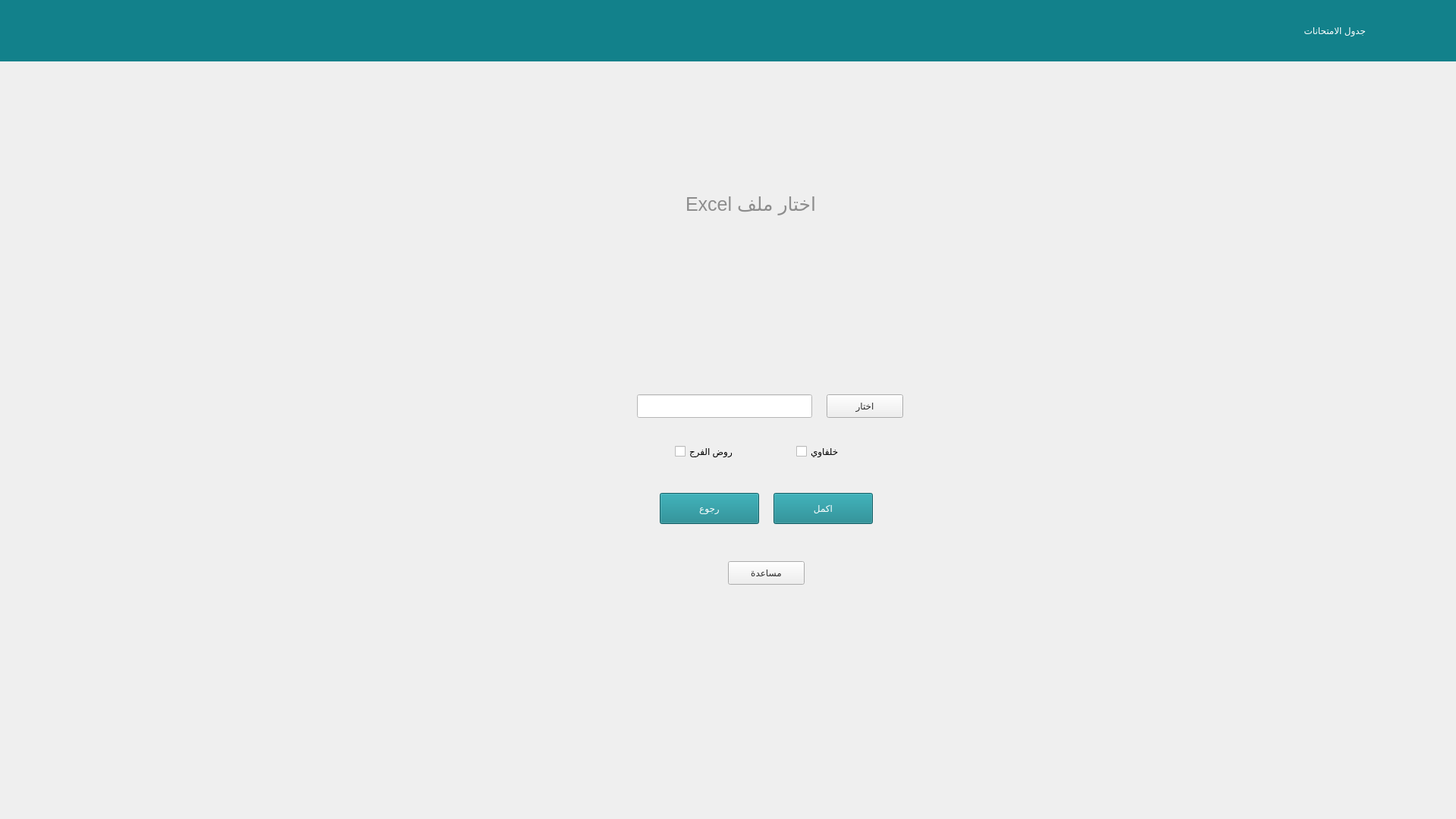
<?xml version="1.0" encoding="UTF-8"?>
<ui version="4.0">
 <class>Form</class>
 <widget class="QWidget" name="Form">
  <property name="geometry">
   <rect>
    <x>0</x>
    <y>0</y>
    <width>1920</width>
    <height>1080</height>
   </rect>
  </property>
  <property name="minimumSize">
   <size>
    <width>1920</width>
    <height>1080</height>
   </size>
  </property>
  <property name="maximumSize">
   <size>
    <width>1920</width>
    <height>1080</height>
   </size>
  </property>
  <property name="windowTitle">
   <string>Form</string>
  </property>
  <widget class="QLabel" name="label_4">
   <property name="geometry">
    <rect>
     <x>910</x>
     <y>300</y>
     <width>201</width>
     <height>211</height>
    </rect>
   </property>
   <property name="styleSheet">
    <string notr="true">background-color: transparent;
</string>
   </property>
   <property name="text">
    <string/>
   </property>
   <property name="pixmap">
    <pixmap>icons/open-folder.png</pixmap>
   </property>
   <property name="scaledContents">
    <bool>true</bool>
   </property>
  </widget>
  <widget class="QPushButton" name="browse">
   <property name="geometry">
    <rect>
     <x>1090</x>
     <y>520</y>
     <width>101</width>
     <height>31</height>
    </rect>
   </property>
   <property name="cursor">
    <cursorShape>PointingHandCursor</cursorShape>
   </property>
   <property name="styleSheet">
    <string notr="true">font: 10pt &quot;MS Shell Dlg 2&quot;;

color:#2D2D2D;</string>
   </property>
   <property name="text">
    <string>اختار</string>
   </property>
   <property name="iconSize">
    <size>
     <width>30</width>
     <height>30</height>
    </size>
   </property>
  </widget>
  <widget class="QLabel" name="label_7">
   <property name="geometry">
    <rect>
     <x>-30</x>
     <y>0</y>
     <width>1951</width>
     <height>81</height>
    </rect>
   </property>
   <property name="styleSheet">
    <string notr="true">background-color: rgb(18, 129, 139)</string>
   </property>
   <property name="text">
    <string/>
   </property>
  </widget>
  <widget class="QPushButton" name="generate">
   <property name="geometry">
    <rect>
     <x>1020</x>
     <y>650</y>
     <width>131</width>
     <height>41</height>
    </rect>
   </property>
   <property name="cursor">
    <cursorShape>PointingHandCursor</cursorShape>
   </property>
   <property name="styleSheet">
    <string notr="true">
QPushButton{
background-color: rgb(18, 129, 139);font: 10pt &quot;MS Shell Dlg 2&quot;;color:white;
}
QPushButton:hover{
background-color:rgb(23, 167, 181);
font-size:11pt;
}</string>
   </property>
   <property name="text">
    <string>اكمل</string>
   </property>
   <property name="iconSize">
    <size>
     <width>30</width>
     <height>30</height>
    </size>
   </property>
  </widget>
  <widget class="QLineEdit" name="lineEdit">
   <property name="geometry">
    <rect>
     <x>840</x>
     <y>520</y>
     <width>231</width>
     <height>31</height>
    </rect>
   </property>
   <property name="styleSheet">
    <string notr="true">background-color: rgb(255, 255, 255);</string>
   </property>
  </widget>
  <widget class="QPushButton" name="back">
   <property name="geometry">
    <rect>
     <x>870</x>
     <y>650</y>
     <width>131</width>
     <height>41</height>
    </rect>
   </property>
   <property name="cursor">
    <cursorShape>PointingHandCursor</cursorShape>
   </property>
   <property name="styleSheet">
    <string notr="true">
QPushButton{
background-color: rgb(18, 129, 139);font: 10pt &quot;MS Shell Dlg 2&quot;;color:white;
}
QPushButton:hover{
background-color:rgb(23, 167, 181);
font-size:11pt;
}</string>
   </property>
   <property name="text">
    <string>رجوع</string>
   </property>
   <property name="iconSize">
    <size>
     <width>30</width>
     <height>30</height>
    </size>
   </property>
  </widget>
  <widget class="QLabel" name="label_8">
   <property name="geometry">
    <rect>
     <x>1830</x>
     <y>20</y>
     <width>51</width>
     <height>51</height>
    </rect>
   </property>
   <property name="styleSheet">
    <string notr="true">background-color: transparent;
</string>
   </property>
   <property name="text">
    <string/>
   </property>
   <property name="pixmap">
    <pixmap>icons/table.png</pixmap>
   </property>
   <property name="scaledContents">
    <bool>true</bool>
   </property>
  </widget>
  <widget class="QTextBrowser" name="textBrowser">
   <property name="geometry">
    <rect>
     <x>900</x>
     <y>250</y>
     <width>301</width>
     <height>51</height>
    </rect>
   </property>
   <property name="styleSheet">
    <string notr="true">background-color: transparent;
text-align:center;
border: none;
font-size: 10px;
color:#8D8D8D;
font-weight:lighter;</string>
   </property>
   <property name="html">
    <string>&lt;!DOCTYPE HTML PUBLIC &quot;-//W3C//DTD HTML 4.0//EN&quot; &quot;http://www.w3.org/TR/REC-html40/strict.dtd&quot;&gt;
&lt;html&gt;&lt;head&gt;&lt;meta name=&quot;qrichtext&quot; content=&quot;1&quot; /&gt;&lt;style type=&quot;text/css&quot;&gt;
p, li { white-space: pre-wrap; }
&lt;/style&gt;&lt;/head&gt;&lt;body style=&quot; font-family:'MS Shell Dlg 2'; font-size:10px; font-weight:400; font-style:normal;&quot;&gt;
&lt;p style=&quot; margin-top:0px; margin-bottom:0px; margin-left:0px; margin-right:0px; -qt-block-indent:0; text-indent:0px;&quot;&gt;&lt;span style=&quot; font-size:19pt;&quot;&gt;Excel اختار ملف&lt;/span&gt;&lt;/p&gt;&lt;/body&gt;&lt;/html&gt;</string>
   </property>
  </widget>
  <widget class="QLabel" name="label">
   <property name="geometry">
    <rect>
     <x>1500</x>
     <y>20</y>
     <width>301</width>
     <height>41</height>
    </rect>
   </property>
   <property name="styleSheet">
    <string notr="true">color: rgb(255, 255, 255);
background-color: rgb(18, 129, 139);
font: 30px &quot;MS Shell Dlg 2&quot; center
</string>
   </property>
   <property name="text">
    <string>جدول الامتحانات</string>
   </property>
  </widget>
  <widget class="QCheckBox" name="checkBox_2">
   <property name="geometry">
    <rect>
     <x>890</x>
     <y>580</y>
     <width>121</width>
     <height>31</height>
    </rect>
   </property>
   <property name="styleSheet">
    <string notr="true">font: 12pt &quot;MS Shell Dlg 2&quot;;</string>
   </property>
   <property name="text">
    <string>روض الفرج</string>
   </property>
  </widget>
  <widget class="QCheckBox" name="checkBox">
   <property name="geometry">
    <rect>
     <x>1050</x>
     <y>580</y>
     <width>101</width>
     <height>31</height>
    </rect>
   </property>
   <property name="styleSheet">
    <string notr="true">font: 12pt &quot;MS Shell Dlg 2&quot;;</string>
   </property>
   <property name="text">
    <string>خلفاوي</string>
   </property>
  </widget>
  <widget class="QPushButton" name="help">
   <property name="geometry">
    <rect>
     <x>960</x>
     <y>740</y>
     <width>101</width>
     <height>31</height>
    </rect>
   </property>
   <property name="cursor">
    <cursorShape>PointingHandCursor</cursorShape>
   </property>
   <property name="styleSheet">
    <string notr="true">font: 10pt &quot;MS Shell Dlg 2&quot;;

color:#2D2D2D;</string>
   </property>
   <property name="text">
    <string>مساعدة</string>
   </property>
   <property name="iconSize">
    <size>
     <width>30</width>
     <height>30</height>
    </size>
   </property>
  </widget>
 </widget>
 <resources/>
 <connections/>
</ui>
